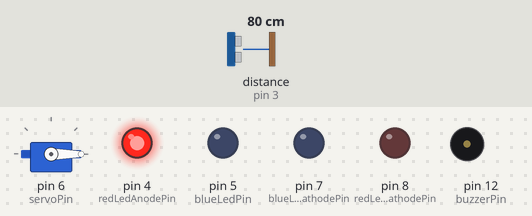
Simulated run of this sketch. Board: Arduino Uno, built with avr-gcc and run on an emulated ATmega328P. Shown: servo, output pins drawn as LEDs (lit = HIGH), buzzer (waves = sounding). Wiring (inferred from the names in the program): ultrasonic range finder: trigger pin 2; echo pin 3. The test bench sets the inputs (shaded band); at power-on: distance to the obstacle (sensor on pin 3) 80 cm. The echo pulse lasts 58.3 µs per cm; pins used as bus, display or sensor lines are not drawn.

Above: at 1.2 s.
1.3 s: distance to the obstacle (sensor on pin 3) set to 12 cm
2.8 s: distance to the obstacle (sensor on pin 3) set to 9 cm
At 3.2 s:
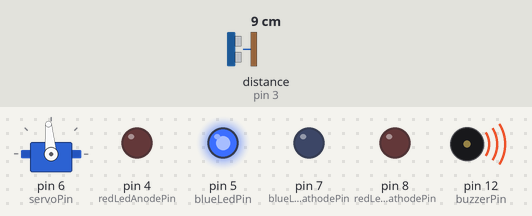
5.8 s: distance to the obstacle (sensor on pin 3) set to 53 cm
8.8 s: distance to the obstacle (sensor on pin 3) set to 59 cm
10.3 s: distance to the obstacle (sensor on pin 3) set to 2 cm
At 10.7 s:
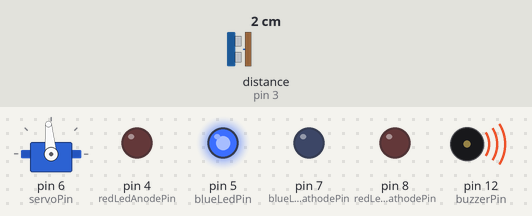
Timing chart, 0 to 14.3 s (numbered marks = the images above; inputs shaded):
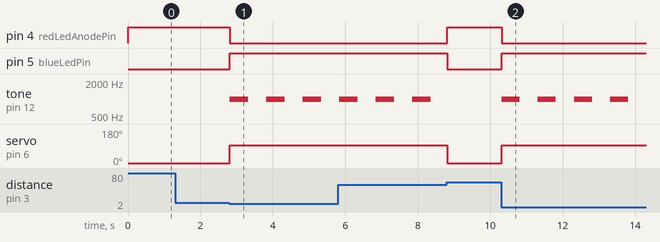

Measured:
- the behaviour switches between 11 and 10 cm on distance to the obstacle (sensor on pin 3) (found by bisection; images 0 and 1)
- after the input at 1.3 s, every drawn part: stays the same
- after the input at 2.8 s, pin 4 (redLedAnodePin): HIGH → LOW at once; pin 5 (blueLedPin): LOW → HIGH at once; tone on pin 12 (buzzerPin): alternates 1000 Hz for 0.51 s and silent for 0.50 s, starting at once; servo on pin 6 (servoPin): 0° → 95° at once
- after the input at 10.3 s, pin 4 (redLedAnodePin): HIGH → LOW at once; pin 5 (blueLedPin): LOW → HIGH at once; tone on pin 12 (buzzerPin): alternates 1000 Hz for 0.50 s and silent for 0.50 s, starting at once; servo on pin 6 (servoPin): 0° → 95° at once

The sketch:

AutomaticGateDemoKit.ino
```cpp
#include <Servo.h>

// Pin definitions
const int triggerPin = 2;
const int echoPin = 3;
const int redLedAnodePin = 4;
const int redLedCathodePin = 8;
const int blueLedCathodePin = 7;
const int blueLedPin = 5;
const int servoPin = 6;
const int buzzerPin = 12;

// Constants
const float thresholdDistance = 10.0;     // Distance to detect (cm)
const int closedAngle = 0;
const int openAngle = 95;
const unsigned long closeDelay = 3000;    // 5 seconds after last detection

// Beep settings
const int beepFrequency = 1000;           // Hz
const int beepDuration = 500;             // ms
const int beepInterval = 1000;             // Time between beeps (start to start)
unsigned long lastBeepTime = 0;
bool beepOn = false;

Servo myServo;
bool isGateOpen = false;
unsigned long lastDetectionTime = 0;

void setup() {
  // Pin setup
  pinMode(triggerPin, OUTPUT);
  pinMode(echoPin, INPUT);
  pinMode(redLedAnodePin, OUTPUT);
  pinMode(redLedCathodePin, OUTPUT);
  pinMode(blueLedCathodePin, OUTPUT);
  pinMode(blueLedPin, OUTPUT);
  pinMode(buzzerPin, OUTPUT);

  digitalWrite(redLedCathodePin, LOW);    // Cathodes to GND
  digitalWrite(blueLedCathodePin, LOW);

  // Initialize components
  myServo.attach(servoPin);
  myServo.write(closedAngle);             // Gate starts closed
  digitalWrite(redLedAnodePin, HIGH);     // Red LED ON (closed)
  digitalWrite(blueLedPin, LOW);          // Blue LED OFF
  noTone(buzzerPin);                      // Buzzer OFF
}

float getDistance() {
  digitalWrite(triggerPin, LOW);
  delayMicroseconds(2);
  digitalWrite(triggerPin, HIGH);
  delayMicroseconds(10);
  digitalWrite(triggerPin, LOW);
  long duration = pulseIn(echoPin, HIGH);
  return duration / 58.0;  // Convert to cm
}

void updateBeeping() {
  unsigned long now = millis();

  if (beepOn && (now - lastBeepTime >= beepDuration)) {
    noTone(buzzerPin);
    beepOn = false;
  } else if (!beepOn && (now - lastBeepTime >= beepInterval)) {
    tone(buzzerPin, beepFrequency);
    lastBeepTime = now;
    beepOn = true;
  }
}

void loop() {
  float distance = getDistance();

  if (distance < thresholdDistance) {
    if (!isGateOpen) {
      // Open the gate
      myServo.write(openAngle);
      isGateOpen = true;
      digitalWrite(blueLedPin, HIGH);       // Blue LED ON
      digitalWrite(redLedAnodePin, LOW);    // Red LED OFF
      lastBeepTime = millis();              // Start beeping
      tone(buzzerPin, beepFrequency);
      beepOn = true;
    }
    lastDetectionTime = millis();

    // Keep beeping while gate is open
    updateBeeping();
  }
  else {
    if (isGateOpen && (millis() - lastDetectionTime > closeDelay)) {
      // Close the gate
      myServo.write(closedAngle);
      isGateOpen = false;
      digitalWrite(redLedAnodePin, HIGH);   // Red LED ON
      digitalWrite(blueLedPin, LOW);        // Blue LED OFF
      noTone(buzzerPin);                    // Stop buzzer
      beepOn = false;
    } else if (isGateOpen) {
      // Continue beeping while still within close delay
      updateBeeping();
    }
  }

  delay(10);  // Short delay for stability
}
```
